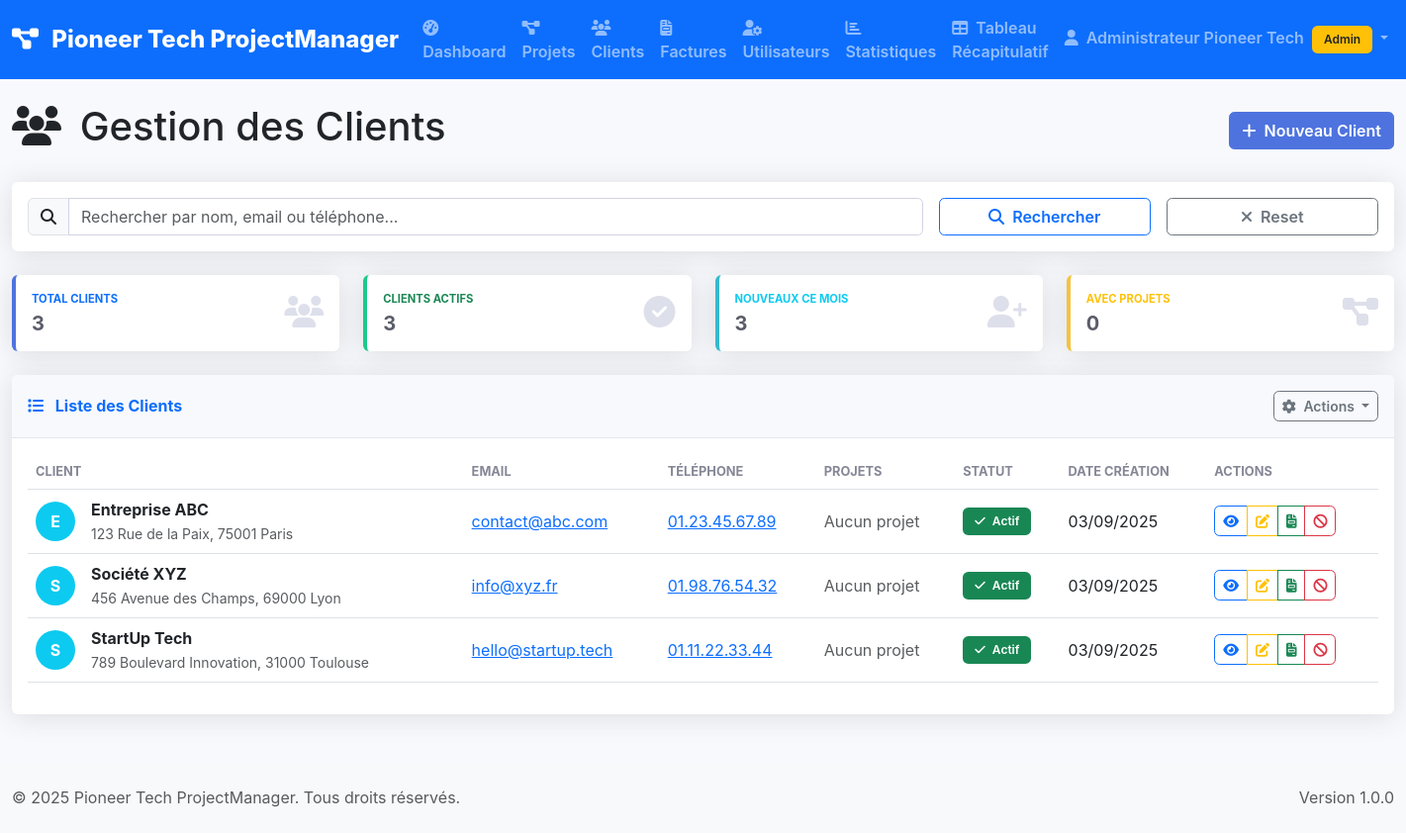
The app's page /index.php?page=clients (signed in) with its own data.
### tables this page shows
CREATE TABLE users (
    id INT AUTO_INCREMENT PRIMARY KEY,
    nom VARCHAR(100) NOT NULL,
    email VARCHAR(150) UNIQUE NOT NULL,
    mot_de_passe VARCHAR(255) NOT NULL,
    role ENUM('admin', 'employé') NOT NULL DEFAULT 'employé',
    date_creation TIMESTAMP DEFAULT CURRENT_TIMESTAMP,
    date_modification TIMESTAMP DEFAULT CURRENT_TIMESTAMP ON UPDATE CURRENT_TIMESTAMP,
    actif BOOLEAN DEFAULT TRUE,
    INDEX idx_email (email),
    INDEX idx_role (role)
);

CREATE TABLE clients (
    id INT AUTO_INCREMENT PRIMARY KEY,
    nom_client VARCHAR(150) NOT NULL,
    email VARCHAR(150),
    telephone VARCHAR(20),
    adresse TEXT,
    date_creation TIMESTAMP DEFAULT CURRENT_TIMESTAMP,
    date_modification TIMESTAMP DEFAULT CURRENT_TIMESTAMP ON UPDATE CURRENT_TIMESTAMP,
    actif BOOLEAN DEFAULT TRUE,
    INDEX idx_nom_client (nom_client),
    INDEX idx_email_client (email)
);

### views/clients/index.php (the view, shortened to what the rows shown need)
<div class="row">
    <div class="col-12">
        <div class="d-flex justify-content-between align-items-center mb-4">
            <h1>
                <i class="fas fa-users me-2"></i>
                Gestion des Clients
            </h1>
        </div>
    </div>
</div>
<div class="row">
    <div class="col-12">
        <div class="card shadow">
            <div class="card-body">
                <?php if (empty($clients)): ?>
                    <div class="text-center py-4">
                        <i class="fas fa-users fa-3x text-muted mb-3"></i>
                        <p class="text-muted">
                            <?php if (!empty($search)): ?>
                                Aucun client trouvé pour "<?= htmlspecialchars($search) ?>".
                            <?php else: ?>
                                Aucun client trouvé.
                            <?php endif; ?>
                        </p>
                        <a href="index.php?page=clients&action=create" class="btn btn-primary">
                            <i class="fas fa-plus me-1"></i>
                            Créer le premier client
                        </a>
                    </div>
                <?php else: ?>
                    <div class="table-responsive">
                        <table class="table table-hover">
                            <thead>
                                <tr>
                                    <th>Client</th>
                                    <th>Email</th>
                                    <th>Téléphone</th>
                                    <th>Projets</th>
                                    <th>Statut</th>
                                    <th>Date création</th>
                                    <th>Actions</th>
                                </tr>
                            </thead>
                            <tbody>
                                <?php foreach ($clients as $client): ?>
                                <tr>
                                    <td>
                                        <div class="d-flex align-items-center">
                                            <div class="avatar me-3">
                                                <div class="avatar-initial bg-info rounded-circle">
                                                    <?= strtoupper(substr($client['nom_client'], 0, 1)) ?>
                                                </div>
                                            </div>
                                            <div>
                                                <strong><?= htmlspecialchars($client['nom_client']) ?></strong>
                                                <?php if (!empty($client['adresse'])): ?>
                                                    <br><small class="text-muted"><?= htmlspecialchars($client['adresse']) ?></small>
                                                <?php endif; ?>
                                            </div>
                                        </div>
                                    </td>
                                    <td>
                                        <a href="mailto:<?= htmlspecialchars($client['email']) ?>">
                                            <?= htmlspecialchars($client['email']) ?>
                                        </a>
                                    </td>
                                    <td>
                                        <?php if (!empty($client['telephone'])): ?>
                                            <a href="tel:<?= htmlspecialchars($client['telephone']) ?>">
                                                <?= htmlspecialchars($client['telephone']) ?>
                                            </a>
                                        <?php else: ?>
                                            <span class="text-muted">-</span>
                                        <?php endif; ?>
                                    </td>
                                    <td>
                                        <?php if (isset($client['nb_projets']) && $client['nb_projets'] > 0): ?>
                                            <span class="badge bg-primary"><?= $client['nb_projets'] ?> projets</span>
                                        <?php else: ?>
                                            <span class="text-muted">Aucun projet</span>
                                        <?php endif; ?>
                                    </td>
                                    <td>
                                        <?php if ($client['actif']): ?>
                                            <span class="badge bg-success">
                                                <i class="fas fa-check me-1"></i>
                                                Actif
                                            </span>
                                        <?php endif; ?>
                                    </td>
                                    <td><?= date('d/m/Y', strtotime($client['date_creation'])) ?></td>
                                    <td>
                                        <div class="btn-group" role="group">
                                            <a href="index.php?page=clients&action=view&id=<?= $client['id'] ?>"
                                               class="btn btn-sm btn-outline-primary" title="Voir">
                                                <i class="fas fa-eye"></i>
                                            </a>
                                            <a href="index.php?page=clients&action=edit&id=<?= $client['id'] ?>"
                                               class="btn btn-sm btn-outline-warning" title="Modifier">
                                                <i class="fas fa-edit"></i>
                                            </a>
                                            <a href="index.php?page=factures&action=create&client_id=<?= $client['id'] ?>"
                                               class="btn btn-sm btn-outline-success" title="Nouvelle facture">
                                                <i class="fas fa-file-invoice"></i>
                                            </a>
                                            <?php if ($client['actif']): ?>
                                                <a href="index.php?page=clients&action=delete&id=<?= $client['id'] ?>"
                                                   class="btn btn-sm btn-outline-danger btn-delete"
                                                   title="Désactiver"
                                                   data-item-name="ce client">
                                                    <i class="fas fa-ban"></i>
                                                </a>
                                            <?php endif; ?>
                                        </div>
                                    </td>
                                </tr>
                                <?php endforeach; ?>
                            </tbody>
                        </table>
                    </div>
                <?php endif; ?>
            </div>
        </div>
    </div>
</div>

### views/layouts/header.php (shortened to what the rows shown need)
<!DOCTYPE html>
<html lang="fr">
<head>
    <link href="https://cdn.jsdelivr.net/npm/bootstrap@5.3.0/dist/css/bootstrap.min.css" rel="stylesheet">
    <link href="https://cdnjs.cloudflare.com/ajax/libs/font-awesome/6.4.0/css/all.min.css" rel="stylesheet">
    <link href="assets/css/style.css" rel="stylesheet">
</head>
<body>
    <?php if (isset($currentUser) && $currentUser): ?>
    <nav class="navbar navbar-expand-lg navbar-dark bg-primary">
        <div class="container-fluid">
            <a class="navbar-brand" href="index.php">
                <i class="fas fa-project-diagram me-2"></i>
                <?= $appName ?>
            </a>
            <div class="collapse navbar-collapse" id="navbarNav">
                <ul class="navbar-nav me-auto">
                    <li class="nav-item">
                        <a class="nav-link" href="index.php?page=dashboard">
                            <i class="fas fa-tachometer-alt me-1"></i>
                            Dashboard
                        </a>
                    </li>
                    <li class="nav-item">
                        <a class="nav-link" href="index.php?page=projets">
                            <i class="fas fa-project-diagram me-1"></i>
                            Projets
                        </a>
                    </li>
                    <li class="nav-item">
                        <a class="nav-link" href="index.php?page=clients">
                            <i class="fas fa-users me-1"></i>
                            Clients
                        </a>
                    </li>
                    <li class="nav-item">
                        <a class="nav-link" href="index.php?page=factures">
                            <i class="fas fa-file-invoice me-1"></i>
                            Factures
                        </a>
                    </li>
                    <?php if ($isAdmin): ?>
                    <li class="nav-item">
                        <a class="nav-link" href="index.php?page=users">
                            <i class="fas fa-user-cog me-1"></i>
                            Utilisateurs
                        </a>
                    </li>
                    <li class="nav-item">
                        <a class="nav-link" href="index.php?page=dashboard&action=stats">
                            <i class="fas fa-chart-bar me-1"></i>
                            Statistiques
                        </a>
                    </li>
                    <li class="nav-item">
                        <a class="nav-link" href="index.php?page=dashboard&action=recap">
                            <i class="fas fa-table me-1"></i>
                            Tableau Récapitulatif
                        </a>
                    </li>
                    <?php endif; ?>
                </ul>
                <ul class="navbar-nav">
                    <li class="nav-item dropdown">
                        <a class="nav-link dropdown-toggle" href="#" id="navbarDropdown" role="button" data-bs-toggle="dropdown">
                            <i class="fas fa-user me-1"></i>
                            <?= htmlspecialchars($currentUser['nom']) ?>
                            <?php if ($isAdmin): ?>
                                <span class="badge bg-warning text-dark ms-1">Admin</span>
                            <?php endif; ?>
                        </a>
                    </li>
                </ul>
            </div>
        </div>
    </nav>
    <?php endif; ?>
    <main class="<?= isset($currentUser) && $currentUser ? 'container-fluid mt-4' : '' ?>">

### records on screen
users: nom "Administrateur Pioneer Tech"
clients: nom_client "E", nom_client "Entreprise ABC", adresse "123 Rue de la Paix, 75001 Paris", email "contact@abc.com", telephone "01.23.45.67.89", actif 1 (drawn), date_creation "03/09/2025"
clients: nom_client "S", nom_client "Société XYZ", adresse "456 Avenue des Champs, 69000 Lyon", email "info@xyz.fr", telephone "01.98.76.54.32", actif 1 (drawn), date_creation "03/09/2025"
clients: nom_client "S", nom_client "StartUp Tech", adresse "789 Boulevard Innovation, 31000 Toulouse", email "hello@startup.tech", telephone "01.11.22.33.44", actif 1 (drawn), date_creation "03/09/2025"

### other values on screen
$appName "Pioneer Tech ProjectManager"
$totalClients "3"
APP_VERSION "1.0.0"
